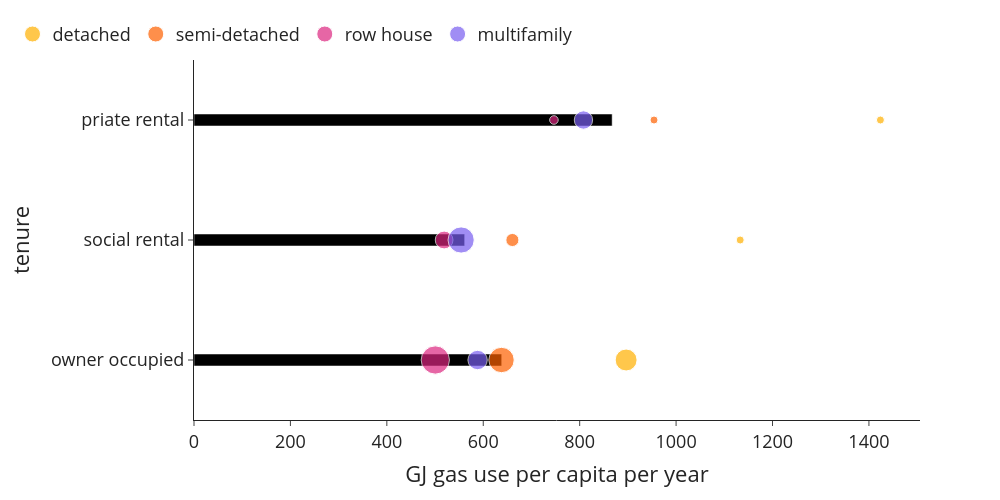

Here is the notebook cell this chart was saved with:
### Markdown cell above
#### Gas / space heating

### Code cell
bubblechart((use['gas'+year]*use['n_hhd']), use['n_hhdmem'+year], use['n_hhd'], 0, 1, 'GJ gas use per capita per year',class_name_long, 'GJ_per_cap_class_type')

### Figure 1 — Plotly figure (JSON) as saved in the notebook; plotly's stock layout.template omitted (floating-point values rounded to 4 significant figures)
{"data": [{"alignmentgroup": "True", "hovertemplate": "GJ gas use per capita per year=%{x}<br>tenure=%{y}<extra></extra>", "legendgroup": "", "marker": {"color": "#000000", "pattern": {"shape": ""}}, "name": "", "offsetgroup": "", "orientation": "h", "showlegend": false, "textposition": "auto", "type": "bar", "x": [638.3, 561.5, 867.4], "xaxis": "x", "y": ["owner occupied", "social rental", "priate rental"], "yaxis": "y"}, {"legendrank": 0, "marker": {"color": "#ffb000", "size": [931590, 3640, 66700], "sizemin": 4, "sizemode": "area", "sizeref": 3878.0}, "mode": "markers", "name": "detached", "showlegend": true, "type": "scatter", "x": [896.3, 1133.0, 1424.0], "y": ["owner occupied", "social rental", "priate rental"]}, {"legendrank": 1, "marker": {"color": "#fe6100", "size": [1251220, 332745, 88500], "sizemin": 4, "sizemode": "area", "sizeref": 3878.0}, "mode": "markers", "name": "semi-detached", "showlegend": true, "type": "scatter", "x": [637.9, 660.4, 954.2], "y": ["owner occupied", "social rental", "priate rental"]}, {"legendrank": 2, "marker": {"color": "#dc267f", "size": [1551140, 611205, 143420], "sizemin": 4, "sizemode": "area", "sizeref": 3878.0}, "mode": "markers", "name": "row house", "showlegend": true, "type": "scatter", "x": [500.5, 518.8, 746.6], "y": ["owner occupied", "social rental", "priate rental"]}, {"legendrank": 3, "marker": {"color": "#785ef0", "size": [726255, 1331345, 651700], "sizemin": 4, "sizemode": "area", "sizeref": 3878.0}, "mode": "markers", "name": "multifamily", "showlegend": true, "type": "scatter", "x": [588.3, 554.1, 807.9], "y": ["owner occupied", "social rental", "priate rental"]}], "layout": {"bargap": 0.9, "barmode": "relative", "font": {"size": 18}, "height": 500, "legend": {"orientation": "h", "tracegroupgap": 0, "x": -0.25, "xanchor": "left", "y": 1.02, "yanchor": "bottom"}, "margin": {"t": 60}, "width": 1000, "xaxis": {"anchor": "y", "domain": [0, 1], "title": {"text": "GJ gas use per capita per year"}}, "yaxis": {"anchor": "x", "domain": [0, 1], "title": {"text": "tenure"}}}}
